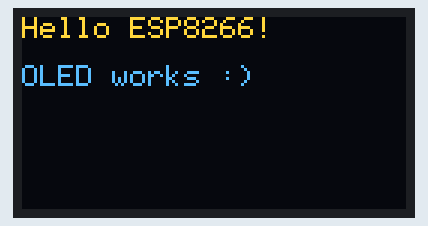
Bench run of a sketch on a simulated ESP8266 (NodeMCU). Shown: 128×64 one-colour display. The OLED is the two-colour kind (top 16 rows yellow).

Above: at 0.1 s.

The sketch:

ESP8666_OLED.ino
```cpp
#include <Wire.h>
#include <Adafruit_GFX.h>
#include <Adafruit_SSD1306.h>

#define SCREEN_WIDTH 128
#define SCREEN_HEIGHT 64

// I2C address is usually 0x3C
#define OLED_ADDR 0x3C

Adafruit_SSD1306 display(SCREEN_WIDTH, SCREEN_HEIGHT, &Wire, -1);

void setup() {
  // Start I2C (ESP8266 default pins)
  Wire.begin(D2, D1); // SDA, SCL

  // Initialize display
  if (!display.begin(SSD1306_SWITCHCAPVCC, OLED_ADDR)) {
    while (true); // stop if OLED not found
  }

  display.clearDisplay();

  // Text settings
  display.setTextSize(1);
  display.setTextColor(SSD1306_WHITE);
  display.setCursor(0, 0);

  // Print text
  display.println("Hello ESP8266!");
  display.println();
  display.println("OLED works :)");

  display.display();
}

void loop() {
  // nothing here
}
```
